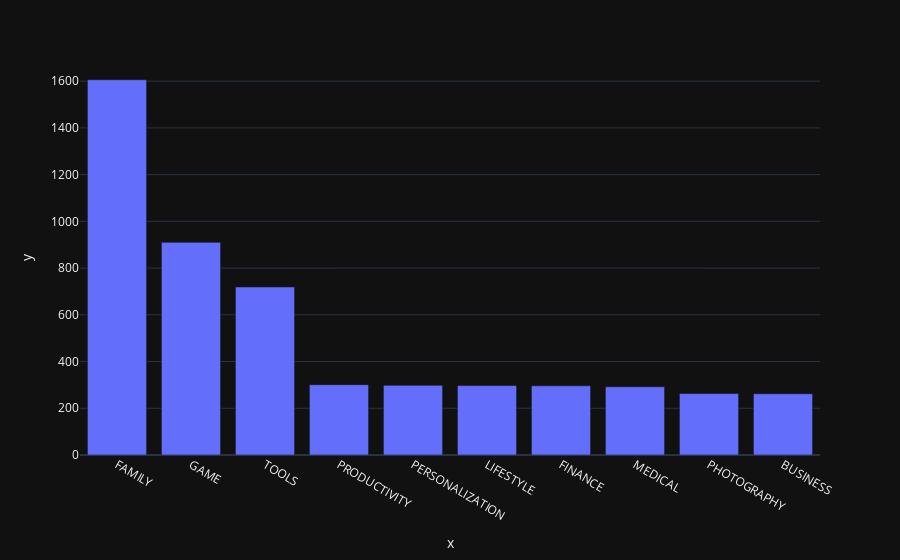

Notebook source saved alongside this figure:
### Markdown cell above
### Vertical Bar Chart - Highest Competition (Number of Apps)

### Code cell
bar = px.bar(x = top_10_categories.index, y = top_10_categories.values)

bar.show()

### Figure 1 — Plotly figure (JSON) as saved in the notebook; plotly's stock layout.template omitted (floating-point values rounded to 4 significant figures)
{"data": [{"alignmentgroup": "True", "hovertemplate": "x=%{x}<br>y=%{y}<extra></extra>", "legendgroup": "", "marker": {"color": "#636efa", "pattern": {"shape": ""}}, "name": "", "offsetgroup": "", "orientation": "v", "showlegend": false, "textposition": "auto", "x": ["FAMILY", "GAME", "TOOLS", "PRODUCTIVITY", "PERSONALIZATION", "LIFESTYLE", "FINANCE", "MEDICAL", "PHOTOGRAPHY", "BUSINESS"], "xaxis": "x", "y": [1606, 910, 719, 301, 298, 297, 296, 292, 263, 262], "yaxis": "y", "type": "bar"}], "layout": {"xaxis": {"anchor": "y", "domain": [0.0, 1.0], "title": {"text": "x"}}, "yaxis": {"anchor": "x", "domain": [0.0, 1.0], "title": {"text": "y"}}, "legend": {"tracegroupgap": 0}, "margin": {"t": 60}, "barmode": "relative"}}
